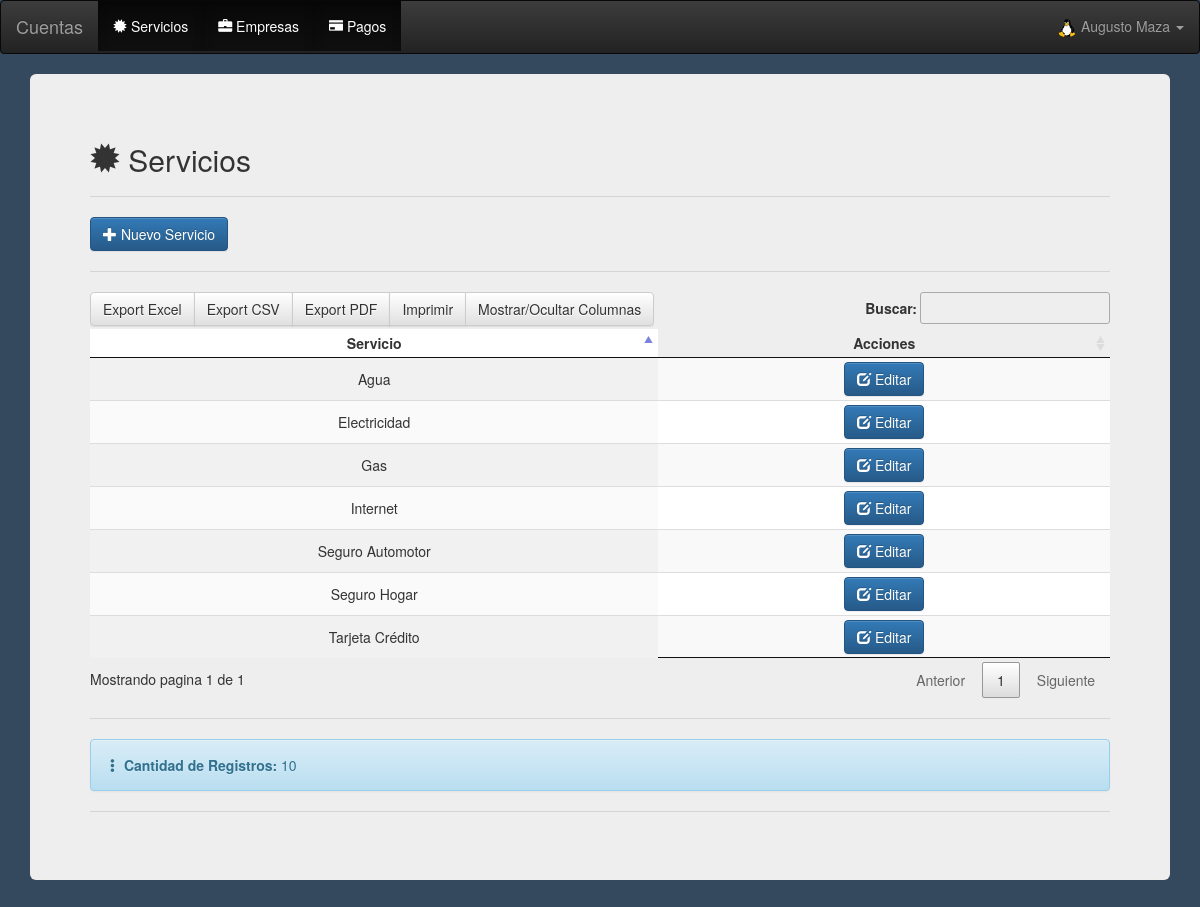
Screenshot of /servicios (signed in) with the database file from the repository.
### app/models.py (models this page shows)
class User(db.Model, UserMixin):
	id = db.Column(db.Integer, primary_key=True)
	name = db.Column(db.String(150))
	user = db.Column(db.String(150))
	email = db.Column(db.String(150), unique=True)
	password = db.Column(db.String(150))
	avatar = db.Column(db.String(200))
	role = db.Column(db.Integer)

class Servicios(db.Model):
	id = db.Column(db.Integer, primary_key=True)
	descripcion = db.Column(db.String(200), unique=True)

### app/views.py (the view)
@views.route('/servicios')
@login_required
def servicios():
	services = Servicios.query
	count = Servicios.query.count()
	print(services)
	return render_template('service.html', services=services, count=count, user=current_user)

### app/__init__.py (called while the page is built)
def create_app():
	app = Flask(__name__)
	app.config['SECRET_KEY'] = 'cuentas'
	app.config['SQLALCHEMY_TRACK_MODIFICATIONS'] = True
	app.config['SQLALCHEMY_DATABASE_URI'] = f'sqlite:///{DB_NAME}'
	db.init_app(app)
	from .views import views
	from .auth import auth
	app.register_blueprint(views, url_prefix='/')
	app.register_blueprint(auth, url_prefix='/')
	from .models import User, Servicios, Empresas, Pagos
	create_database(app)
	login_manager = LoginManager()
	login_manager.login_view = 'auth.login'
	login_manager.init_app(app)
	@login_manager.user_loader
	def load_user(id):
		return User.query.get(int(id))
	return app

### app/templates/service.html (shortened to what this page needs)
{% extends "index.html" %}
{% block content %}
  <div class="container-fluid">
    <div class="jumbotron">
      <h2><span class="glyphicon glyphicon-certificate" aria-hidden="true"></span> Servicios</h2><hr>
      <a href="/agregar_servicio"><button type="button" class="btn btn-primary"><span class="glyphicon glyphicon-plus" aria-hidden="true"></span> Nuevo Servicio</button></a><hr>
  <table class="display compact" style="width:100%" id="servicesTable">
    <thead>
      <tr>
        <th class='text-nowrap text-center'>Servicio</th>
        <th class='text-nowrap text-center'>Acciones</th>
      </tr>
    </thead>
    <tbody>
      {% for service in services %}
        <tr>
          <td align="center">{{ service.descripcion }}</td>
          <td class='text-nowrap' align="center">
            <a href="/update_service/{{service.id}}" class="btn btn-primary "><span class="glyphicon glyphicon-edit" aria-hidden="true"></span> Editar</a>
          </td>
        </tr>
      {% endfor %}
    </tbody>
  </table><hr>
  <div class="alert alert-info"><span class="glyphicon glyphicon-option-vertical" aria-hidden="true"></span> <strong>Cantidad de Registros:</strong>  {{ count }}</div><hr>
</div>
</div>
{% endblock %}

### app/templates/index.html (shortened to what this page needs)
<!DOCTYPE html>
<html lang="es">
<head>
    <link rel="stylesheet" href="{{ url_for('static', filename='skeleton/css/bootstrap.min.css') }}" >
    <link rel="stylesheet" href="{{ url_for('static', filename='skeleton/css/bootstrap-theme.css') }}" >
    <link rel="stylesheet" href="{{ url_for('static', filename='skeleton/css/bootstrap-theme.min.css') }}" >
    <link rel="stylesheet" href="{{ url_for('static', filename='skeleton/css/scrolling-nav.css') }}" >
    <link rel="stylesheet" href="{{ url_for('static', filename='skeleton/css/index.css') }}" >
    <link rel="stylesheet" href="{{ url_for('static', filename='skeleton/Chart.js/Chart.min.css') }}" >
    <link rel="stylesheet" href="{{ url_for('static', filename='skeleton/Chart.js/Chart.css') }}" >
    <link rel="stylesheet" href="{{ url_for('static', filename='skeleton/css/jquery.dataTables.min.css') }}" >
    <link rel="stylesheet" href="{{ url_for('static', filename='skeleton/dataTables/buttons.dataTables.min.css') }}" >
    <link rel="stylesheet" href="{{ url_for('static', filename='skeleton/css/buttons.dataTables.min.css') }}" >
    <link rel="stylesheet" href="{{ url_for('static', filename='skeleton/css/buttons.bootstrap.min.css') }}" >
    <link rel="stylesheet" href="{{ url_for('static', filename='skeleton/css/jquery.dataTables-1.11.5.min.css') }}" >
    <link rel="stylesheet" href="{{ url_for('static', filename='skeleton/dataTables/fixedColumns.dataTables.min.css') }}" >
</head>
<body style="background-color: #34495e;" onload="nobackbutton();">
<nav class="navbar navbar-inverse">
  <div class="container-fluid">
    <div class="navbar-header">
      {% if user.is_authenticated %}
        <a class="navbar-brand" href="/main">Cuentas</a>
      {% else %}
        <a class="navbar-brand" href="/">Cuentas</a>
      {% endif %}
    </div>
    <ul class="nav navbar-nav">
      {% if user.is_authenticated %}
      <li class="active"><a href="/servicios"><span class="glyphicon glyphicon-certificate" aria-hidden="true"></span> Servicios</a></li>
      <li class="active"><a href="/empresas"><span class="glyphicon glyphicon-briefcase" aria-hidden="true"></span> Empresas</a></li>
      <li class="active"><a href="/pagos/{{ user.id }}"><span class="glyphicon glyphicon-credit-card" aria-hidden="true"></span> Pagos</a></li>
    </ul>
    <ul class="nav navbar-nav navbar-right">
      <li class="dropdown">
        <a class="dropdown-toggle" data-toggle="dropdown" href="#"><img src="static/uploads/{{ user.avatar }}" alt="user" class="avatar"> {{ user.name }}
        <span class="caret"></span></a>
      </li>
    </ul>
      {% else %}
      <li><a href="/sign-up"><span class="glyphicon glyphicon-user"></span> Registrarse</a></li>
      <li><a href="/login"><span class="glyphicon glyphicon-log-in"></span> Ingresar</a></li>
      <li><a href="/password"><span class="glyphicon glyphicon-exclamation-sign"></span> Olvidé mi Password</a></li>
      {% endif %}
  </div>
</nav>
<div class="container-fluid">
  {% block content %}{% endblock %}
</div>
</body>
</html>

### app/static/skeleton/css/index.css (style rules this page uses)
.avatar { vertical-align: middle; horizontal-align: right; width: 20px; height: 20px; border-radius: 60%; }

### rows the page displays
User: avatar (picture), name "Augusto Maza"
Servicios: descripcion "Agua"
Servicios: descripcion "Electricidad"
Servicios: descripcion "Gas"
Servicios: descripcion "Internet"
Servicios: descripcion "Tarjeta Crédito"
Servicios: descripcion "Seguro Hogar"
Servicios: descripcion "Seguro Automotor"

### other values shown
{{ count }} "10"
